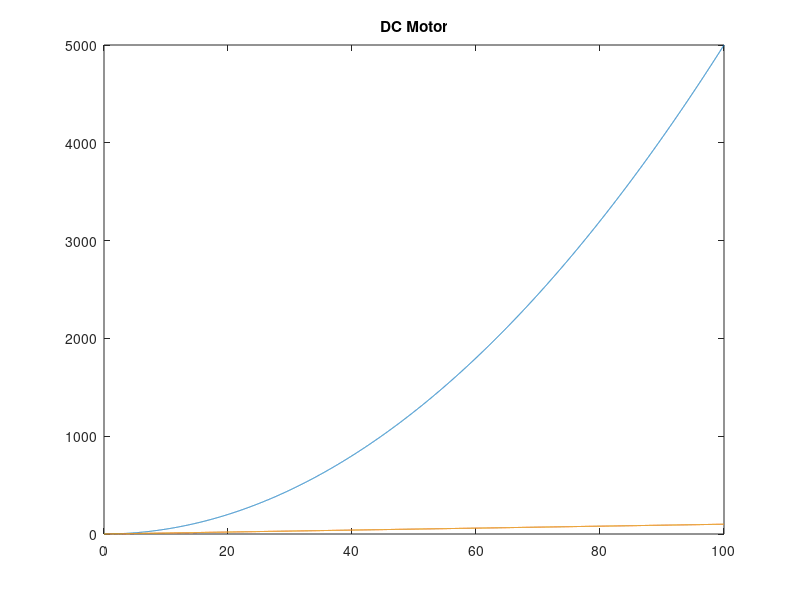

The MATLAB script that drew this image: (Note: this script raises an error after producing the figure.)
% Init
clear % vars
clc   % screen
close all % figures

% Timing
dt=0.01;
Tmax=100;
t0 = 0:dt:Tmax;

X = zeros(2,0);

% Dynamics
b=1, j=1; % viscuous friction coeff, inertia
A=[0 1; 0 -b/j];
B=[0 1/j; 0 0];
C=[1 1]; % output Y mtx
D=zeros(1,2);
sys = ss(A,B,C,D)

% Input
u = [0:dt:Tmax;0:dt:Tmax] % Ramp

% Sim
[Y,t]=lsim(sys,u,t0,X);

% Plot
plot(t ,Y, t , u) % Parabola
title('DC Motor')
subtitle('1D')
ylabel("\omega")
xlabel("t")